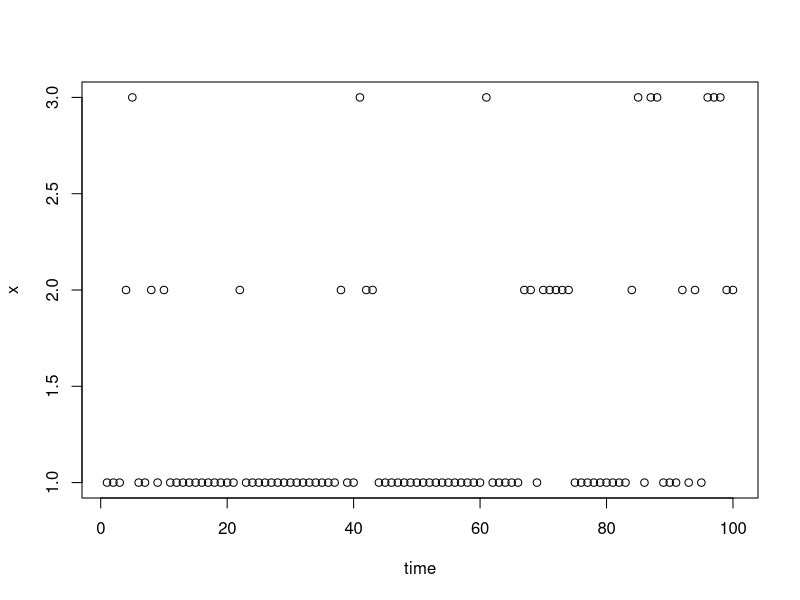

Write the R code that produced this figure.

# Simulates a Markov process with arbitrary number of states
# Author: Mattias Villani, Division of Statistics and Machine Learning, Linköping University
# http://mattiasvillani.com

SimMarkovProcess <- function(N,initProb,transProb){
  x <- matrix(NA,N,1)
  nStates <- ncol(transProb)
  u <- runif(N)
  p <- initProb
  for (t in 1:N){
    x[t] <- sample(1:nStates,1, prob = p)
    p <- transProb[x[t],]
  }
  return(x)
}

transProb <- matrix(c(0.8,0.1,0.1, 
                      0.3,0.5,0.2,  
                      0.4,0.4,0.2)
             ,3,3,byrow = T)
initProb <- c(0.3,0.6,0.1)
x <- SimMarkovProcess(N=100, initProb, transProb)
plot(x, xlab='time')
